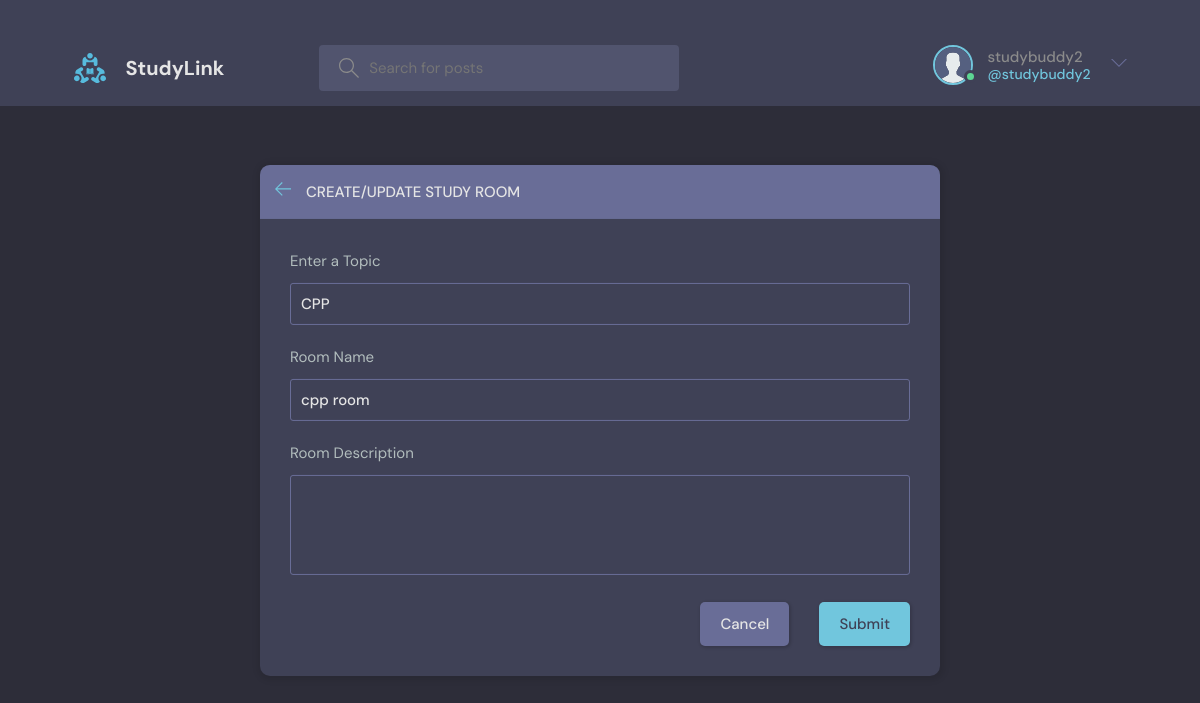
Page /update-room/4 (signed in) on the committed database.
### base/models.py (models this page shows, shortened)
class User(AbstractUser):
     name=models.CharField(max_length=200,null=True)
     email=models.EmailField(unique=True,null=True)
     bio=models.TextField(null=True)
     avatar=models.ImageField(null=True,default="avatar.svg")
     USERNAME_FIELD='email'
     REQUIRED_FIELDS=[]

class Room(models.Model):
    host=models.ForeignKey(User,on_delete=models.SET_NULL,null=True)
    topic=models.ForeignKey(Topic,on_delete=models.SET_NULL,null=True)
    name=models.CharField(max_length=200)
    description=models.TextField(null=True, blank=True)
    participants=models.ManyToManyField(User , related_name='participants', blank=True)
    updated=models.DateTimeField(auto_now=True)
    created=models.DateTimeField(auto_now_add=True)
    class Meta:
        ordering =['-updated', '-created']

class Topic(models.Model):
    name=models.CharField(max_length=200)

### base/views.py (the view, shortened to what this page needs)
# urls.py: path('update-room/<str:pk>',views.updateRoom,name="update-room"),
@login_required(login_url='login')
def updateRoom(request,pk):  # sourcery skip: use-named-expression
   room = Room.objects.get(id=pk)
   form=RoomForm(instance=room)
   topic_list=Topic.objects.all()
   if request.user !=room.host:
      return HttpResponse("You are not allowed to update this !!")
   context={'form':form,'topic_list':topic_list,'room':room}
   return render(request,"base/room_form.html",context)

### base/forms.py
class RoomForm(ModelForm):
    class Meta:
        model=Room
        fields='__all__'
        exclude=['host','participants' ]

### base/templates/base/room_form.html (shortened to what this page needs)
{% extends 'main.html' %}
{% block content %}
<main class="create-room layout">
  <div class="container">
    <div class="layout__box">
      <div class="layout__boxHeader">
        <div class="layout__boxTitle">
          <a href="{% url 'Home'%}">
            <svg
              version="1.1"
              xmlns="http://www.w3.org/2000/svg"
              width="32"
              height="32"
              viewBox="0 0 32 32"
            >
              <title>arrow-left</title>
              <path
                d="M13.723 2.286l-13.723 13.714 13.719 13.714 1.616-1.611-10.96-10.96h27.625v-2.286h-27.625l10.965-10.965-1.616-1.607z"
              ></path>
            </svg>
          </a>
          <h3>Create/Update Study Room</h3>
        </div>
      </div>
      <div class="layout__body">
        <form class="form" action="" method="POST">
          <div class="form__group">
            <label for="room_topic">Enter a Topic</label>
            <input
              type="text"
              value="{{room.topic.name}}"
              name="topic_name"
              list="topic-liest"
            />
          </div>
          <div class="form__group">
            <label for="room_name">Room Name</label>
            {{form.name}}
          </div>
          <div class="form__group">
            <label for="room_description">Room Description</label>
            {{form.description}}
          </div>
          <div class="form__action">
            <a class="btn btn--dark" href="/">Cancel</a>
            <button class="btn btn--main" type="submit">Submit</button>
          </div>
        </form>
      </div>
    </div>
  </div>
</main>
{% endblock %}

### templates/navbar.html (shortened to what this page needs)
{% load static %}
<header class="header header--loggedIn">
  <div class="container">
    <a href="{% url 'Home' %}" class="header__logo">
      <img src="{% static 'images/logo.svg' %}" />
      <h1>StudyLink</h1>
    </a>
    <form class="header__search" method="GET" action="{% url 'Home' %}">
      <label>
        <input name="q" placeholder="Search for posts" />
      </label>
    </form>
    <nav class="header__menu">
      {% if request.user.is_authenticated %}
      <div class="header__user">
        <a href="{% url 'update-user' %}">
          <div class="avatar avatar--medium active">
            <img src="{{request.user.avatar.url}}" />
          </div>
          <p>
            {{request.user.username}} <span>@{{request.user.username}}</span>
          </p>
        </a>
        <button class="dropdown-button">
          <svg
            version="1.1"
            xmlns="http://www.w3.org/2000/svg"
            width="32"
            height="32"
            viewBox="0 0 32 32"
          >
            <title>chevron-down</title>
            <path d="M16 21l-13-13h-3l16 16 16-16h-3l-13 13z"></path>
          </svg>
        </button>
      </div>
      {% else %}
      <a href="{% url 'login' %}">
        <img src="{% static 'images/avatar.svg' %}" />
        <p>Login</p>
      </a>
      {% endif %}
    </nav>
  </div>
</header>

### rows in the picture
User: user.avatar (placeholder picture), user.username "studybuddy2"
Room: topic_name "CPP", name "cpp room"
